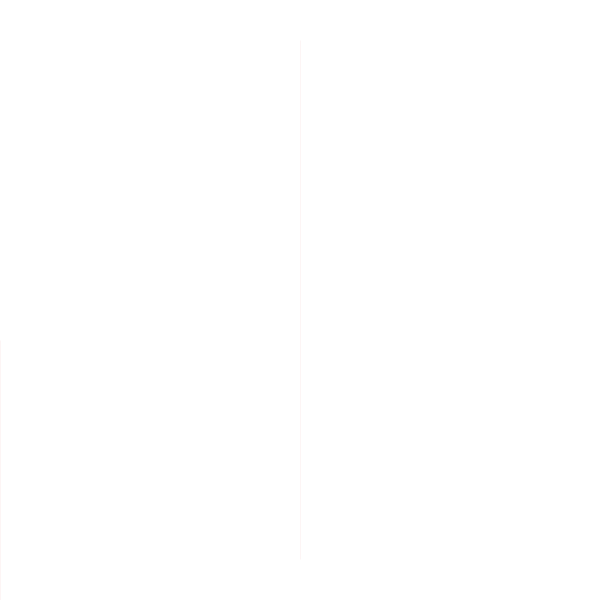
Frame 1 (no input)
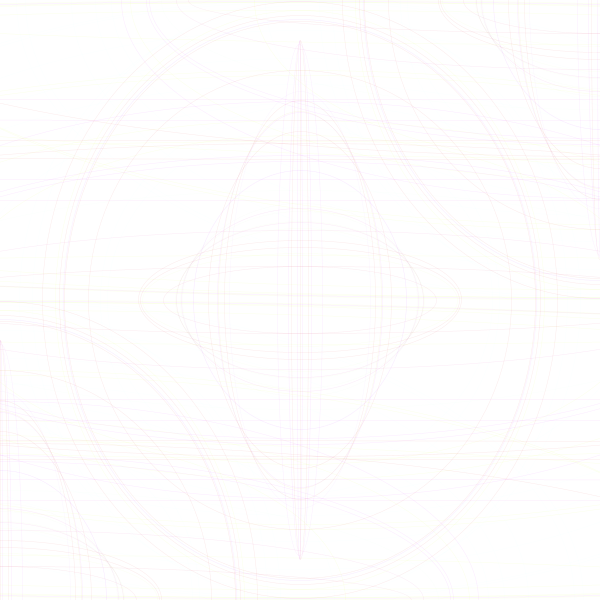
Frame 60 (the mouse pressed at the canvas centre just before this capture)
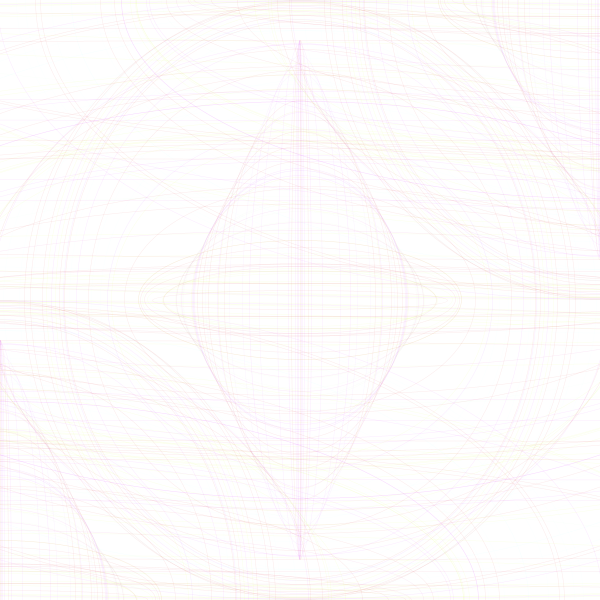
Frame 120 (the mouse held since frame 60 and released just before this capture)

The Processing sketch that drew these frames (run headless with seeded random() and noise(); from frame 60 on, the mouse is pressed at the canvas centre):

// Processing sketch: processing_53696
// ── processing_53696.pde

//Elizabeth Ibarra
//Midterm2


float x,y,z;

void setup(){
  size(600,600);
  background(255);
  x = 0;
  y = 0;
  z = 0;
  smooth();
     for (float x = 0; x < z; x ++){
    for (float y = 0; y < z; y ++){
}
     }
}

void draw(){

 
      
    
  
  x = tan(radians(z)) * width;
  y = cos(radians(z)) * height;
  z = sin(radians(y)) * 600;
  
  

strokeWeight(.5);
 
 stroke(200,x,z,20);
 fill(z,255,x,.9);
 ellipse(0,600,x,z);
 ellipse(600,0,x,z);
 ellipse(300,300,x,z);

 x++;
y++;
 z++;
 
 }
